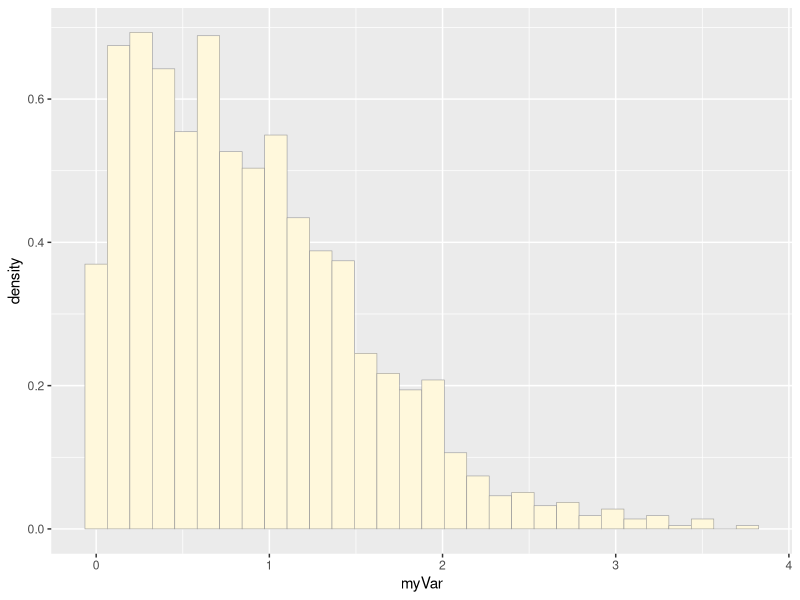
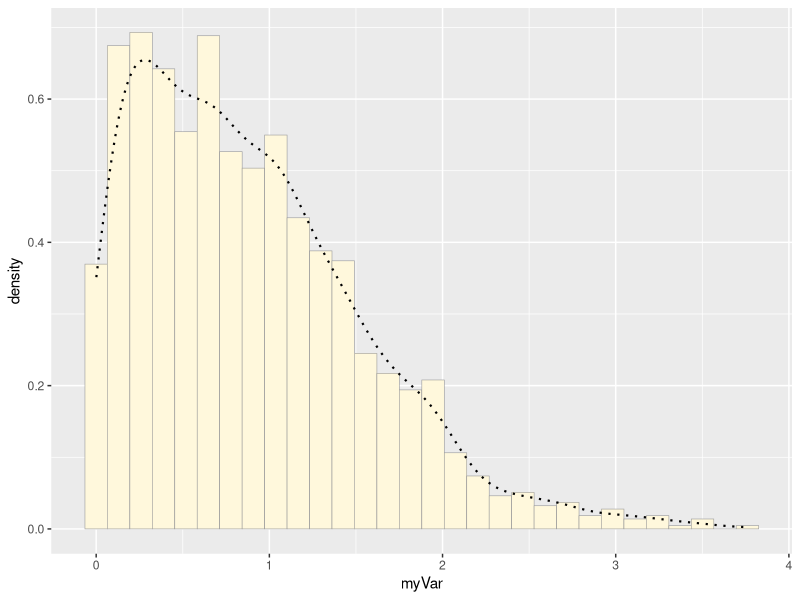
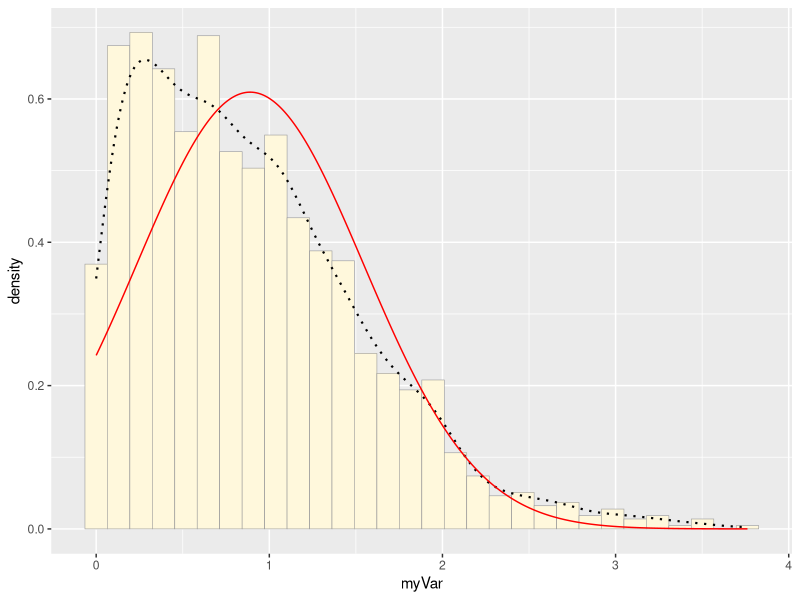
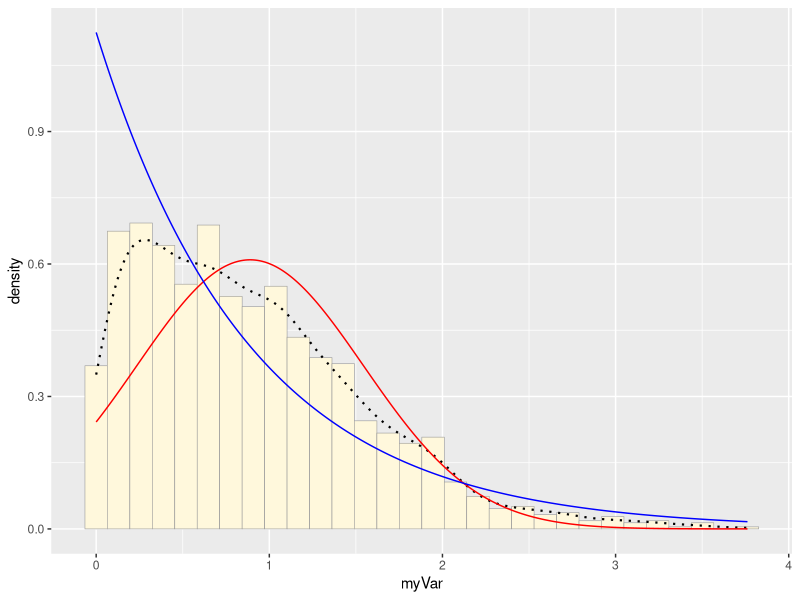
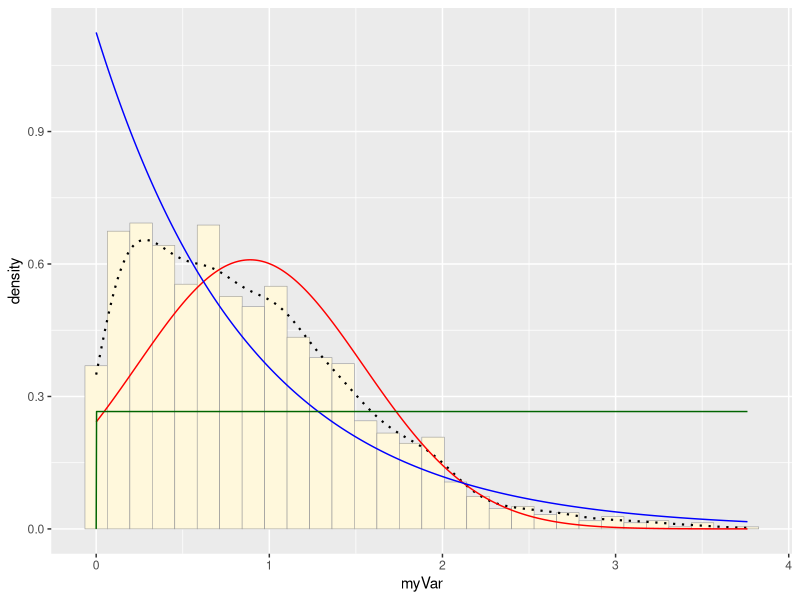
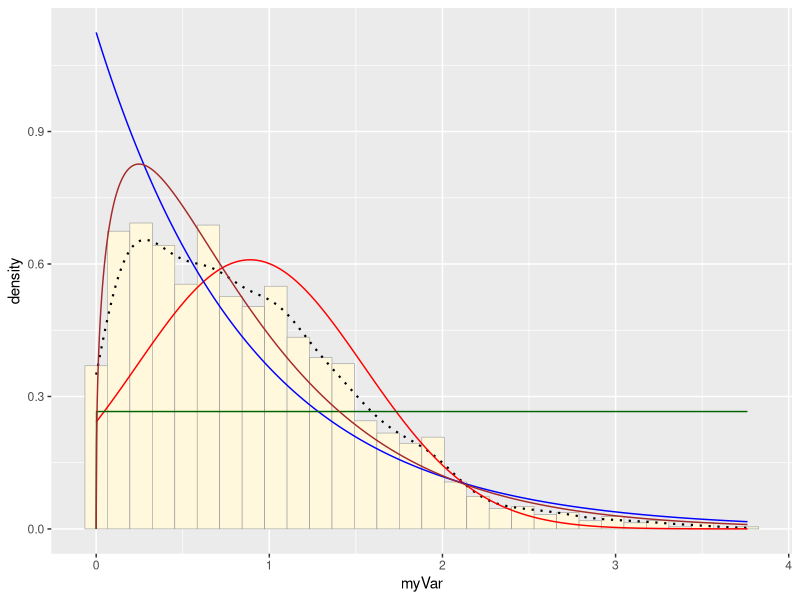
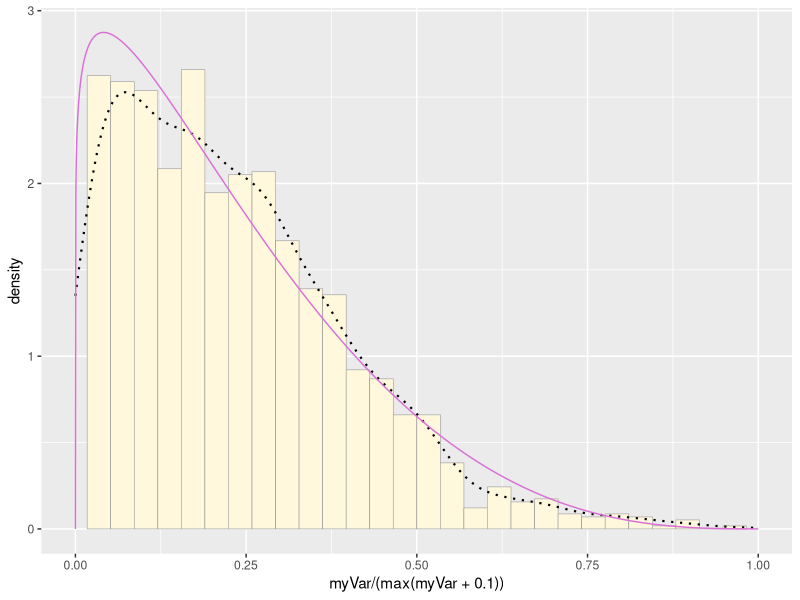

Write R code to recreate these figures, in order.
## ---- chunk 1
library(ggplot2) # for graphics
library(MASS) # for maximum likelihood estimation
## ---- chunk 2
# quick and dirty, a truncated normal distribution to work on the solution set

z <- rnorm(n=3000,mean=0.2) # creates a random uniform distribution of 3000 variables with a mean of 0.2
z <- data.frame(1:3000,z) # a data frame is created with 1st column 1 to 3000, and second column containing each values made in previous step
names(z) <- list("ID","myVar") # name given to each column
z <- z[z$myVar>0,] # take only whose values are greater than 0, basically variables containing 0 and negative numbers are left out
str(z) 
summary(z$myVar) # gives mean, median etc of distribution
## ---- chunk 3
p1 <- ggplot(data=z, aes(x=myVar, y=..density..)) +
  geom_histogram(color="grey60",fill="cornsilk",size=0.2) 
print(p1)
## ---- chunk 4
p1 <-  p1 +  geom_density(linetype="dotted",size=0.75)
print(p1)
## ---- chunk 5
normPars <- fitdistr(z$myVar,"normal")
print(normPars)
str(normPars)
normPars$estimate["mean"] # note structure of getting a named attribute
## ---- chunk 6
meanML <- normPars$estimate["mean"]
sdML <- normPars$estimate["sd"]

xval <- seq(0,max(z$myVar),len=length(z$myVar))

 stat <- stat_function(aes(x = xval, y = ..y..), fun = dnorm, colour="red", n = length(z$myVar), args = list(mean = meanML, sd = sdML))
 p1 + stat

## ---- chunk 7
expoPars <- fitdistr(z$myVar,"exponential")
rateML <- expoPars$estimate["rate"]

stat2 <- stat_function(aes(x = xval, y = ..y..), fun = dexp, colour="blue", n = length(z$myVar), args = list(rate=rateML))
 p1 + stat + stat2
## ---- chunk 8
stat3 <- stat_function(aes(x = xval, y = ..y..), fun = dunif, colour="darkgreen", n = length(z$myVar), args = list(min=min(z$myVar), max=max(z$myVar)))
 p1 + stat + stat2 + stat3

## ---- chunk 9
gammaPars <- fitdistr(z$myVar,"gamma")
shapeML <- gammaPars$estimate["shape"]
rateML <- gammaPars$estimate["rate"]

stat4 <- stat_function(aes(x = xval, y = ..y..), fun = dgamma, colour="brown", n = length(z$myVar), args = list(shape=shapeML, rate=rateML))
 p1 + stat + stat2 + stat3 + stat4

## ---- chunk 10
pSpecial <- ggplot(data=z, aes(x=myVar/(max(myVar + 0.1)), y=..density..)) +
  geom_histogram(color="grey60",fill="cornsilk",size=0.2) + 
  xlim(c(0,1)) +
  geom_density(size=0.75,linetype="dotted")

betaPars <- fitdistr(x=z$myVar/max(z$myVar + 0.1),start=list(shape1=1,shape2=2),"beta")
shape1ML <- betaPars$estimate["shape1"]
shape2ML <- betaPars$estimate["shape2"]

statSpecial <- stat_function(aes(x = xval, y = ..y..), fun = dbeta, colour="orchid", n = length(z$myVar), args = list(shape1=shape1ML,shape2=shape2ML))
pSpecial + statSpecial

